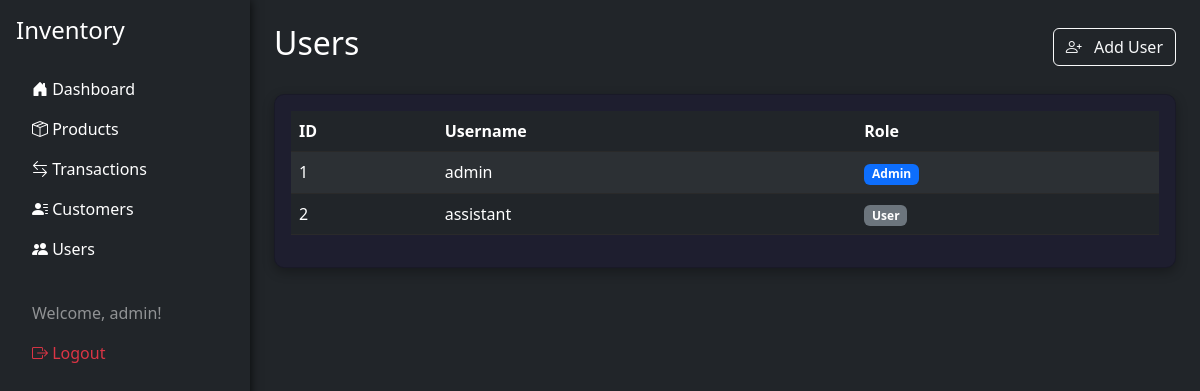
Screenshot of /users (signed in) with the database file from the repository.
### app.py (models this page shows)
class User(db.Model):
    id = db.Column(db.Integer, primary_key=True)
    username = db.Column(db.String(80), unique=True, nullable=False)
    password = db.Column(db.String(200), nullable=False)
    is_admin = db.Column(db.Boolean, default=False)

### app.py (the view)
@app.route('/users')
@login_required
@admin_required
def users():
    users = User.query.all()
    return render_template('users.html', users=users)

### app.py (called while the page is built)
def login_required(f):
    @wraps(f)
    def decorated_function(*args, **kwargs):
        if 'user_id' not in session:
            flash('Please log in to access this page', 'danger')
            return redirect(url_for('login'))
        return f(*args, **kwargs)
    return decorated_function

def admin_required(f):
    @wraps(f)
    def decorated_function(*args, **kwargs):
        if 'user_id' not in session or not session.get('is_admin'):
            flash('You do not have permission to access this page', 'danger')
            return redirect(url_for('dashboard'))
        return f(*args, **kwargs)
    return decorated_function

### templates/users.html
{% extends 'base.html' %}
{% block content %}
<div class="d-flex justify-content-between align-items-center mb-4">
    <h2>Users</h2>
<a href="{{ url_for('add_user') }}" class="btn btn-outline-light">
    <i class="bi bi-person-plus me-2"></i> Add User
</a>
</div>
<div class="card">
    <div class="card-body">
        <table class="table table-striped table-dark">
            <thead>
                <tr>
                    <th>ID</th>
                    <th>Username</th>
                    <th>Role</th>
                </tr>
            </thead>
            <tbody>
                {% for user in users %}
                <tr>
                    <td>{{ user.id }}</td>
                    <td>{{ user.username }}</td>
                    <td>
                        {% if user.is_admin %}
                        <span class="badge bg-primary">Admin</span>
                        {% else %}
                        <span class="badge bg-secondary">User</span>
                        {% endif %}
                    </td>
                </tr>
                {% endfor %}
            </tbody>
        </table>
    </div>
</div>
{% endblock %}

### templates/base.html (shortened to what this page needs)
<!DOCTYPE html>
<html lang="en">
<head>
    <link href="https://cdn.jsdelivr.net/npm/bootstrap@5.3.2/dist/css/bootstrap.min.css" rel="stylesheet">
    <link href="https://cdn.jsdelivr.net/npm/bootstrap-icons@1.10.5/font/bootstrap-icons.css" rel="stylesheet">
</head>
<body class="bg-dark text-white">
<div class="d-flex" style="height: 100vh; overflow: hidden;">
    {% if session.get('username') %}
    <div class="bg-dark p-3" style="width: 250px; min-height: 100vh; backdrop-filter: blur(10px); box-shadow: 0 0 10px rgba(0,0,0,0.8);">
        <h4 class="text-white mb-4">Inventory</h4>
        <ul class="nav flex-column">
            <li class="nav-item">
                <a class="nav-link text-white" href="{{ url_for('dashboard') }}"><i class="bi bi-house-door-fill"></i> Dashboard</a>
            </li>
            <li class="nav-item">
                <a class="nav-link text-white" href="{{ url_for('products') }}"><i class="bi bi-box-seam"></i> Products</a>
            </li>
            <li class="nav-item">
                <a class="nav-link text-white" href="{{ url_for('transactions') }}"><i class="bi bi-arrow-left-right"></i> Transactions</a>
            </li>
            <li class="nav-item">
                <a class="nav-link text-white" href="{{ url_for('customers') }}"><i class="bi bi-person-lines-fill"></i> Customers</a>
            </li>
            {% if session.get('is_admin') %}
            <li class="nav-item">
                <a class="nav-link text-white" href="{{ url_for('users') }}"><i class="bi bi-people-fill"></i> Users</a>
            </li>
            {% endif %}
            <li class="nav-item mt-4">
                <span class="nav-link disabled text-white-50">Welcome, {{ session.username }}!</span>
            </li>
            <li class="nav-item">
                <a class="nav-link text-danger" href="{{ url_for('logout') }}"><i class="bi bi-box-arrow-right"></i> Logout</a>
            </li>
        </ul>
    </div>
    {% endif %}
    <div class="flex-grow-1 p-4" style="overflow-y: auto;">
        {% block content %}{% endblock %}
    </div>
</div>
</body>
</html>

### templates/base.html (style rules this page uses)
body { background-image: url('https://bizom.com/wp-content/uploads/2023/04/Unlocking-the-Benefits-of-Inventory-Management-Software-blog-banner-image.jpg'); background-size: cover; background-position: center; background-repeat: no-repeat; background-attachment: fixed; }
.card { background-color: #1e1e2f !important; color: #fff !important; border-radius: 10px; box-shadow: 0 4px 12px rgba(0, 0, 0, 0.3); }
.table { color: #fff; background-color: rgba(255, 255, 255, 0.02); }
.table thead { background-color: rgba(255, 255, 255, 0.05); color: #ddd; }
.table th, .table td { border-color: #444; }
.table-striped tbody tr:nth-of-type(odd) { background-color: rgba(255, 255, 255, 0.03); }
.table-dark { background-color: #1e1e1e; color: #f8f9fa; }
.table-dark th, .table-dark td { border-color: #2a2a2a; }
.table-dark tbody tr:nth-of-type(odd) { background-color: #2a2a2a; }
.nav-link { transition: all 0.2s ease; }

### rows the page displays
User: username "admin", id "1", is_admin "Admin"
User: id "2", username "assistant", is_admin "User"
